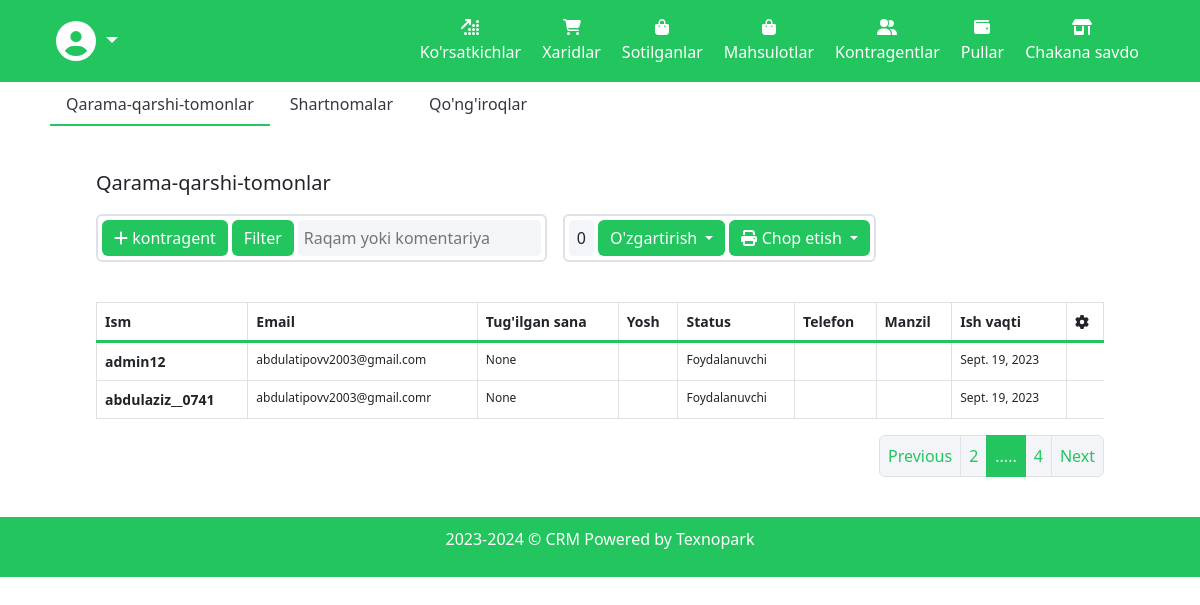
Page /accounts/employee/?page=2 (signed in) on the earlier database version.
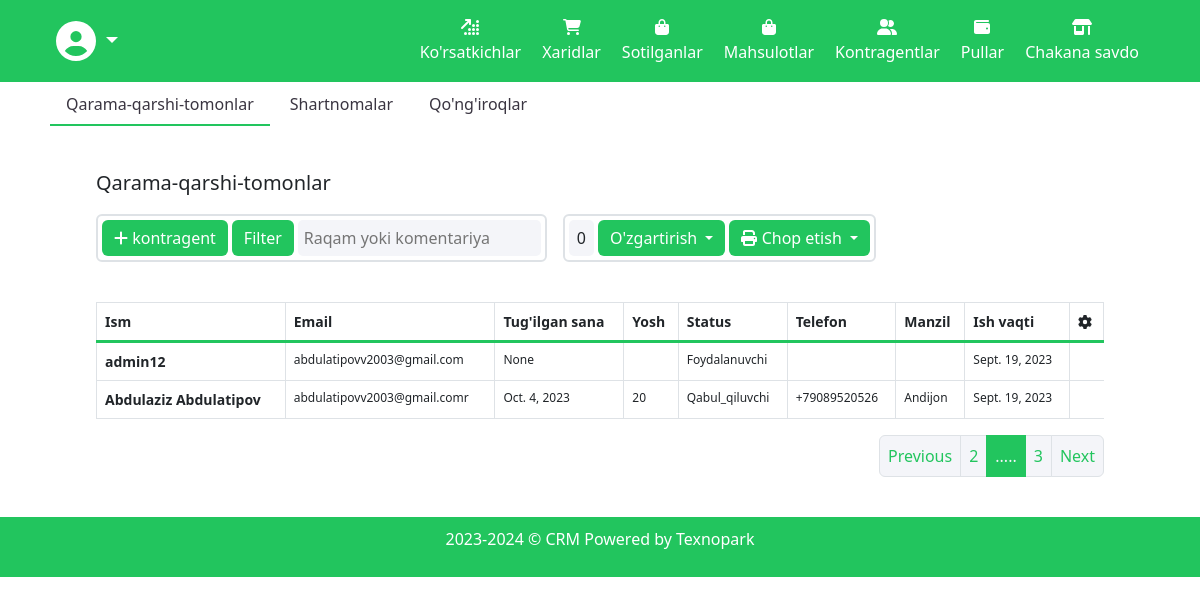
Same page on the later database version.
### accounts/models.py (models this page shows, shortened)
class User(AbstractUser):
    STATUS = (
        ('Sotuvchi', 'Sotuvchi'),
        ('Qabul_qiluvchi', 'Qabul qiluvchi'),
        ('Foydalanuvchi', 'Foydalanuvchi'),
    )
    image = models.ImageField(upload_to='user-images/')
    email = models.EmailField(max_length=200)
    birthday = models.DateField(null=True, verbose_name="Tug'ilgan sana")
    age = models.CharField(max_length=100)
    status = models.CharField(max_length=255, choices=STATUS, default='Foydalanuvchi')
    phone = models.CharField(max_length=100, blank=True)
    address = models.CharField(max_length=200)
    acceptance_date = models.DateField(auto_now_add=True)
    def get_full_name(self):
        if self.first_name and self.last_name:
            return f"{self.first_name} {self.last_name}"
        else:
            return f"{self.username}"

### accounts/views.py (the view)
# urls.py: path('employee/', views.employee, name='employee'),
def employee(request):
    user_list = User.objects.all()
    paginator = Paginator(user_list, 2)  # Show 25 contacts per page.
    page_number = request.GET.get("page")
    object_list = User.objects.filter(is_staff=True).page_obj = paginator.get_page(page_number)
    context = {
        'object_list':object_list,
    }
    return render(request, 'contragents.html', context)

### templates/contragents.html (shortened to what this page needs)
{% extends "base.html" %}
{% load static %}
{% block content %}
<div class="section-wrapper">
  <div class="container-fluid px-2 px-md-5">
    <ul class="nav nav-pills mb-3" id="pills-tab" role="tablist">
      <li class="nav-item" role="presentation">
        <button class="nav-link active" id="kontragents-page" data-bs-toggle="pill" data-bs-target="#kontragents"
          type="button" role="tab" aria-controls="kontragents" aria-selected="true">
          Qarama-qarshi-tomonlar
        </button>
      </li>
      <li class="nav-item" role="presentation">
        <button class="nav-link" id="contracts-page" data-bs-toggle="pill" data-bs-target="#contracts" type="button"
          role="tab" aria-controls="contracts" aria-selected="false">
          Shartnomalar
        </button>
      </li>
      <li class="nav-item" role="presentation">
        <button class="nav-link" id="calls-page" data-bs-toggle="pill" data-bs-target="#calls" type="button" role="tab"
          aria-controls="calls" aria-selected="false">
          Qo'ng'iroqlar
        </button>
      </li>
    </ul>
    <div class="container-fluid px-2 px-md-5 py-4">
      <div class="tab-content" id="pills-tabContent">
        <div class="tab-pane fade show active" id="kontragents" role="tabpanel" aria-labelledby="kontragents-page">
          <div class="kontragents">
            <section class="first">
              <p class="title">Qarama-qarshi-tomonlar</p>
              <div class="functions">
                <div class="border border-2 rounded p-1 d-flex gap-1">
                  <a class="btn btn-primary" href='{% url "accounts:kontragents" %}'><i class="fa-solid fa-plus"></i>
                    kontragent</a>
                  <a class="btn btn-primary filter">Filter</a>
                  <input type="text" placeholder="Raqam yoki komentariya" />
                </div>
                <div class="border border-2 rounded p-1 d-flex gap-1">
                  <div class="number_of_s px-2 d-flex align-items-center">
                    0
                  </div>
                  <div class="dropdown">
                    <a class="btn btn-secondary dropdown-toggle" href="#" role="button" id="dropdownMenuLink"
                      data-bs-toggle="dropdown" aria-expanded="false">
                      O'zgartirish
                    </a>
                  </div>
                  <div class="dropdown">
                    <a class="btn btn-secondary dropdown-toggle" href="#" role="button" id="dropdownMenuLink"
                      data-bs-toggle="dropdown" aria-expanded="false">
                      <i class="fa-solid fa-print"></i> Chop etish
                    </a>
                  </div>
                </div>
              </div>
            </section>
            <div class="table mt-4 products_table">
              <div class="table-responsive pt-3">
                <table class="table table-bordered overflow-scroll">
                  <thead>
                    <tr>
                      <th scope="col">Ism</th>
                      <th scope="col">Email</th>
                      <th scope="col">Tug'ilgan sana</th>
                      <th scope="col">Yosh</th>
                      <th scope="col">Status</th>
                      <th scope="col">Telefon</th>
                      <th scope="col">Manzil</th>
                      <th scope="col">Ish vaqti</th>
                      <th scope="col">
                        <i class="fa-solid fa-gear"></i>
                      </th>
                    </tr>
                  </thead>
                  <tbody>
                    {% for object in object_list %}
                    <tr>
                      <th scope="row">
                        {% if object.first_name %}
                        {{ object.get_full_name }}
                        {% else %}
                        {{ object.username }}
                        {% endif %}
                      </th>
                      <td>{{ object.email }}</td>
                      <td>{{ object.birthday }}</td>
                      <td>{{ object.age }}</td>
                      <td>{{ object.status }}</td>
                      <td>{{ object.phone }}</td>
                      <td>{{ object.address }}</td>
                      <td>{{ object.acceptance_date }}</td>
                    </tr>
                    {% endfor %}
                  </tbody>
                </table>
              </div>
              <ul class="pagination justify-content-end">
                <li class="page-item">
                  {% if object_list.has_previous %}
                  <a class="page-link" href="?page={{ object_list.previous_page_number }}" tabindex="-1">Previous</a>
                  {% endif %}
                </li>
                <li class="page-item"><a class="page-link" href="#">{{ object_list.number }} </a></li>
                <li class="page-item active disabled"><a class="page-link" href="#">.....</a></li>
                <li class="page-item"><a class="page-link" href="#">  {{ object_list.paginator.num_pages }}</a></li>
                <li class="page-item">
                  {% if object_list.has_next %}
                  <a class="page-link" href="?page={{ object_list.next_page_number }}">Next</a>
                  {% endif %}
                </li>
              </ul>
            </div>
          </div>
        </div>
      </div>
    </div>
  </div>
</div>
{% endblock content %}

### templates/base.html (shortened to what this page needs)
{% load static %}
<!DOCTYPE html>
<html lang="en">
  <head>
    <link rel="stylesheet" href="{% static 'assets/main-css/root.css' %}" />
    <link rel="stylesheet" href="{% static 'assets/main-css/main.css' %}" />
    <link rel="stylesheet" href="{% static './css/auth.css' %}" />
    <link
      rel="stylesheet"
      href="{% static './css/orders_and_services.css' %}"
    />
    <link rel="stylesheet" href="{% static 'css/indicators.css' %}" />
    <link
      rel="stylesheet"
      href="{% static 'css/media/indicators-media.css' %}"
    />
    <link
      rel="stylesheet"
      href="{% static 'assets/bootstrap/bootstrap.min.css' %}"
    />
    <link rel="stylesheet" href="{% static 'assets/icons/all.css' %}" />
  </head>
  <body>
    {% if request.user.is_authenticated %}
    <nav class="main navbar navbar-expand-lg navbar-dark">
      <div class="container-fluid px-2 px-md-5">
        <div class="profile navbar-brand">
          <div class="dropdown">
            <button
              class="btn btn-secondary dropdown-toggle p-2 fs-5"
              type="button"
              id="dropdownMenuButton1"
              data-bs-toggle="dropdown"
              aria-expanded="false"
            >
              <i class="fa-solid fa-circle-user fa-2xl"></i>
            </button>
          </div>
        </div>
        <div class="collapse navbar-collapse" id="navbarSupportedContent">
          <ul class="navbar-nav ms-auto mb-2 mb-lg-0 ms-auto mb-2 py-2 py-md-0">
            <li class="nav-item my-1 my-lg-0">
              <a
                href="{% url 'product:indicators' %}"
                class="nav-link  p-2 text-white"
                ><i class="fa-solid fa-arrow-up-right-dots"></i>
                Ko'rsatkichlar</a
              >
            </li>
            <li class="nav-item my-1 my-lg-0">
              <a
                href="{% url 'delivery:purchases' %}"
                class="nav-link p-2 text-white"
                ><i class="fa-solid fa-cart-shopping"></i> Xaridlar</a
              >
            </li>
            <li class="nav-item my-1 my-lg-0">
              <a href="{% url 'product:sales' %}" class="nav-link p-2 text-white"
                ><i class="fa-solid fa-bag-shopping"></i> Sotilganlar</a
              >
            </li>
            <li class="nav-item my-1 my-lg-0">
              <a
                href="{% url 'product:products' %}"
                class="nav-link p-2 text-white"
                ><i class="fa-solid fa-bag-shopping"></i> Mahsulotlar</a
              >
            </li>
            <li class="nav-item my-1 my-lg-0">
              <a
                href="{% url 'accounts:employee' %}"
                class="nav-link p-2 text-white"
                ><i class="fa-solid fa-user-group"></i> Kontragentlar</a
              >
            </li>
            <li class="nav-item my-1 my-lg-0">
              <a
                href="{% url 'delivery:payments' %}"
                class="nav-link p-2 text-white"
                ><i class="fa-solid fa-wallet"></i> Pullar</a
              >
            </li>
            <li class="nav-item my-1 my-lg-0">
              <a
                href="../retail/sales-points.html"
                class="nav-link p-2 text-white"
                ><i class="fa-solid fa-shop"></i> Chakana savdo</a
              >
            </li>
          </ul>
        </div>
      </div>
    </nav>
    {% block content %} {% endblock content %}
    <div class="footer">
      <p>2023-2024 © CRM Powered by Texnopark</p>
    </div>
    {% else %}
    <meta http-equiv="refresh" content="0; url={% url 'accounts:login' %}">
    {% endif %}
  </body>
</html>

### staticfiles/assets/main-css/root.css (style rules this page uses)
:root { --color-white: #fff; --color-main: #22C55E; --color-gray: #F4F5F9; --gradient-main: linear-gradient(90deg, #c2a1fd 0%, #9154fd 100%); --text: #3a3541; --text-light: #89868d; --text-disable: #b4b2b7; --bg-neutral: #ffffff; --bg-main: #f4f5f9; --bg-second: #e7e7f4; --color-border: #e6e6e6; --size-d-l: 32px; --size-d-m: 30px; --size-d-s: 28px; --size-h-l: 26px; --size-h-m: 24px; --size-h-s: 22px; --size-t-l: 20px; --size-t-m: 18px; --size-t-s: 16px; --size-b-l: 16px; --size-b-m: 14px; --size-b-s: 12px; }

### staticfiles/assets/main-css/main.css (style rules this page uses)
body { max-height: 100vh; }
input, button { font-family: "Secondary"; }
nav.main { background-color: var(--color-main); }
nav.main .container-fluid .collapse .navbar-nav .nav-item a { display : grid; text-align : center; gap : 5px; margin-right : 5px; border-radius: 4px; color : var(--color-white) !important; }
nav.main .container-fluid .collapse .navbar-nav .nav-item a svg { margin: 0 auto; }
.navbar .profile button { border : none; border-radius : 0; background-color: var(--color-main); }
.container-fluid .nav-pills .nav-item button:hover, .container-fluid .nav-pills .nav-item button.active { border-bottom: var(--color-main) 2px solid; }
table tbody { border-top: 3px solid var(--color-main); }
.table-responsive table tr th { font-size : var(--size-b-m); white-space: nowrap; }
.table-responsive tbody tr td { font-size: var(--size-b-s); word-wrap: break-word; }
.title { font-weight : 500; font-size : var(--size-t-l); }
.functions { display : flex; align-items: center; gap : 1rem; flex-wrap : wrap; }
.functions .border { border-color: var(--color-border); }
.functions .border .number_of_s { background : var(--color-gray); border-radius: 5px; }
.functions a.btn { background-color: var(--color-main); border : none; outline : none; }
.functions input { border : none; border-radius : 5px; outline : none; background-color: var(--bg-main); padding : 6px; }
a.filter { background-color: var(--color-main) !important; color : var(--color-white); }
.nav-pills .nav-item button { border-radius: 0; color : var(--text); margin : 2px; }
.nav-pills .nav-item button.active { color : var(--text); background-color: var(--color-white); border-bottom : 2px solid var(--color-main); }
.pagination .page-item .page-link { background: var(--color-gray); box-shadow: none; color : var(--color-main); }
.pagination .page-item.active .page-link { box-shadow: none; border : 1px solid var(--color-main); background: var(--color-main); color : var(--color-gray); cursor : not-allowed; }
.products_table { margin-bottom: 0 !important; }
.footer { margin-top : auto; left : 0; bottom : 0; width : 100%; padding : 10px 0; background-color: var(--color-main); color : var(--color-white); text-align : center; }

### staticfiles/css/indicators.css (style rules this page uses)
table tbody { border-top: 3px solid var(--color-main); }

Differences in the rows shown:
changed User "abdulatipovv2003@gmail.comr": get_full_name (not shown) → "Abdulaziz Abdulatipov"; birthday "None" → "Oct. 4, 2023"; age (not shown) → "20"; status "Foydalanuvchi" → "Qabul_qiluvchi"; phone (not shown) → "+79089520526"; address (not shown) → "Andijon"; username "abdulaziz__0741" → (not shown)
Other differences:
{{ object_list.paginator.num_pages }}: "4" → "3"
